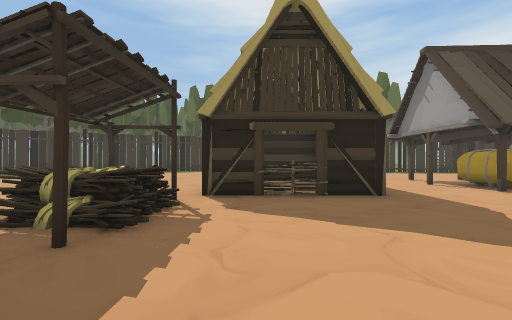
[1] (above)

24 first-person views from a walk through a scene from a Unity 3-D project. The camera is 1.3 m above the floor, looks level and sees 90° across. Doors are open. The floor is counted in squares, 2 m on a side. Each view is taken from the middle of a square. On the plan, view 1 faces up. The plan holds only what a view shows up to about 9 squares ahead; the rest is blank. The place goes on beyond the plan. The player character is not drawn.

[2]
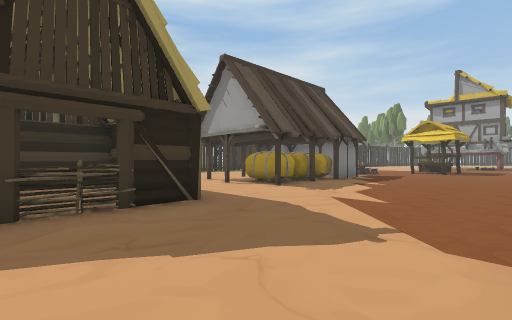

[3]
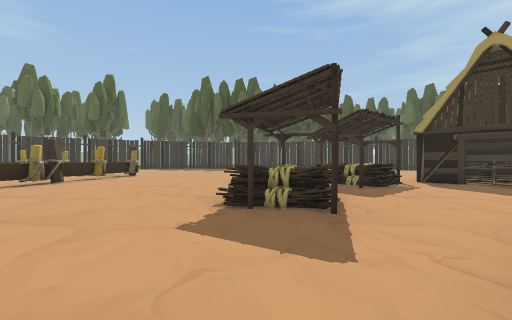

[4]
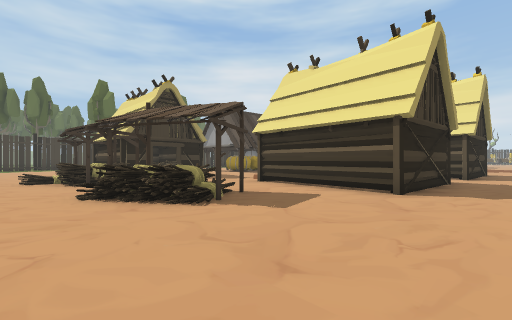

[5]
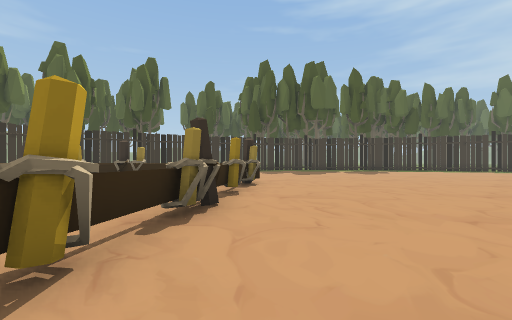

[6]
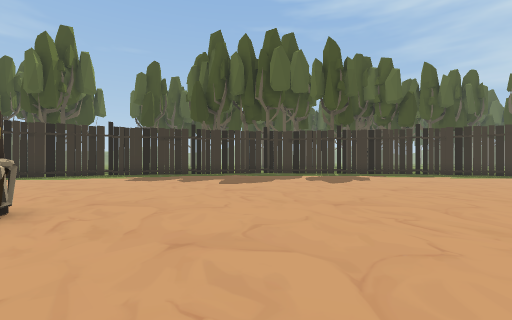

[7]
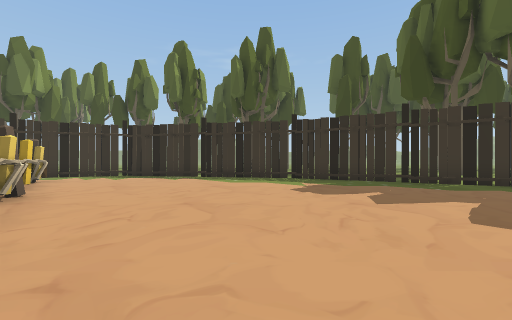

[8]
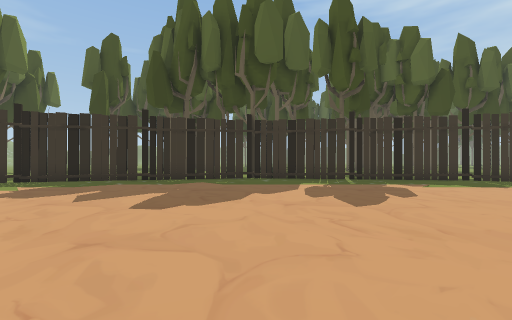

[9]
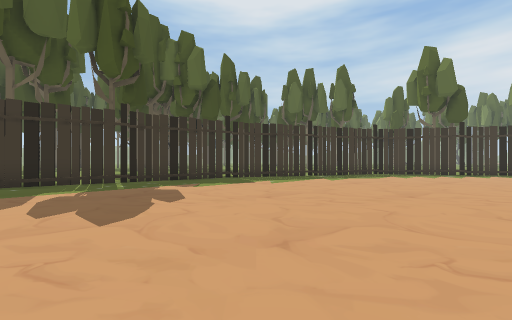

[10]
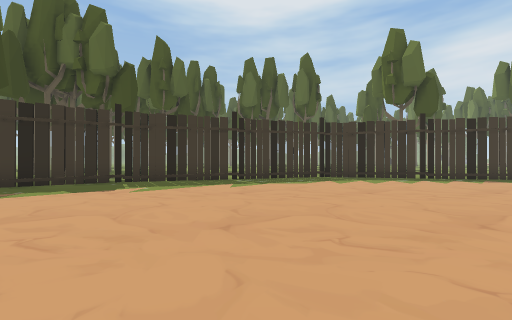

[11]
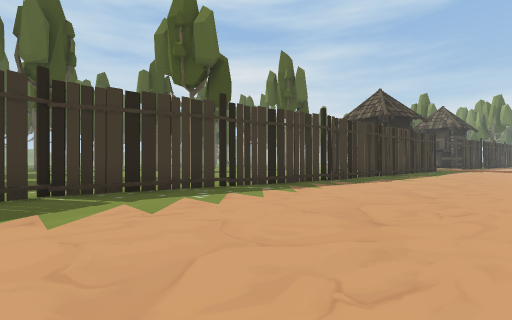

[12]
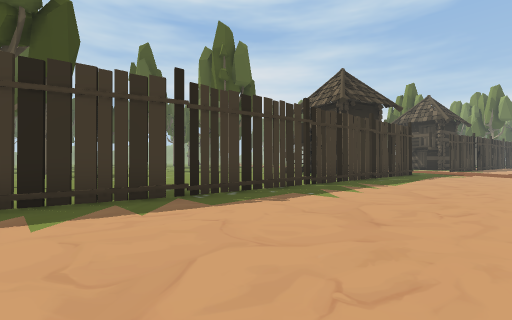

[13]
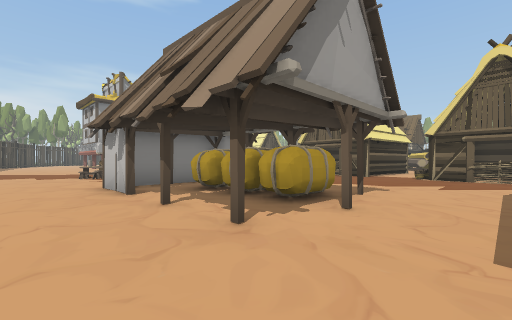

[14]
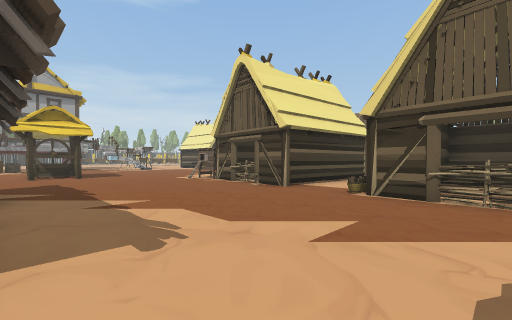

[15]
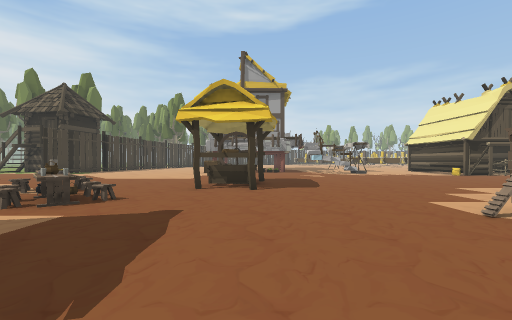

[16]
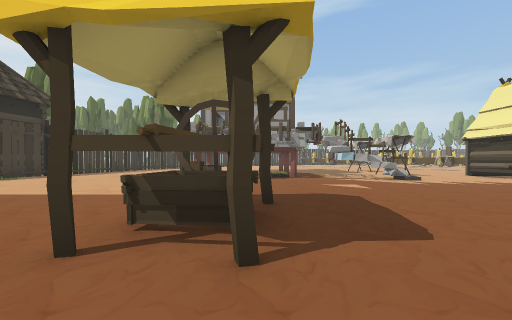

[17]
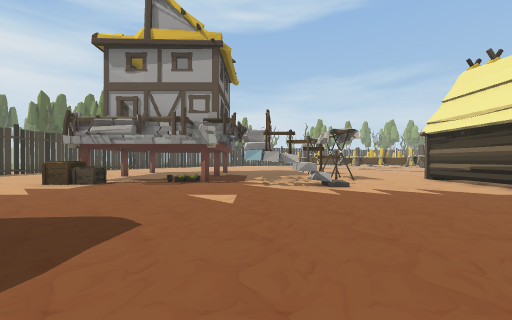

[18]
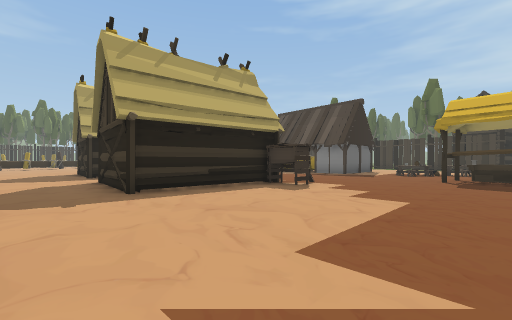

[19]
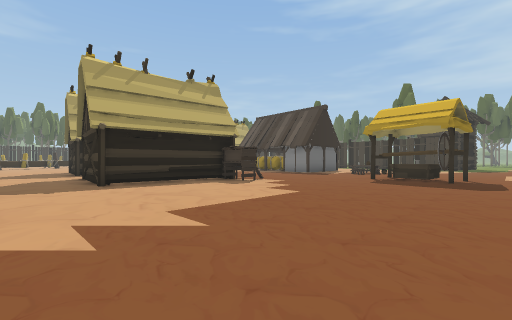

[20]
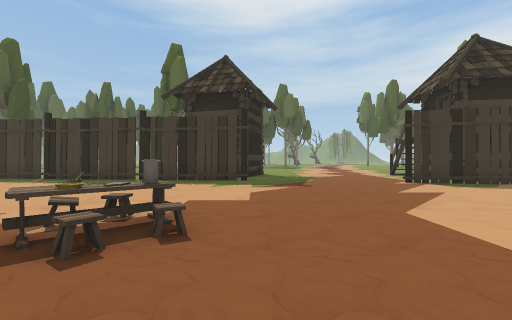

[21]
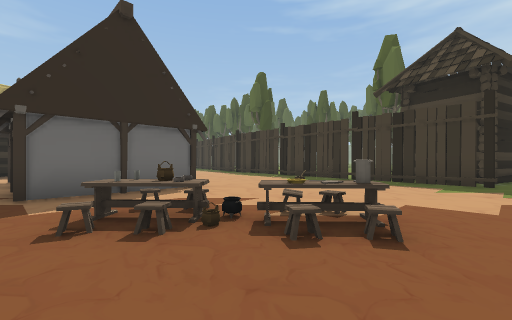

[22]
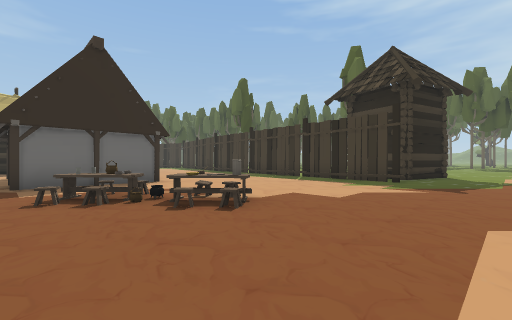

[23]
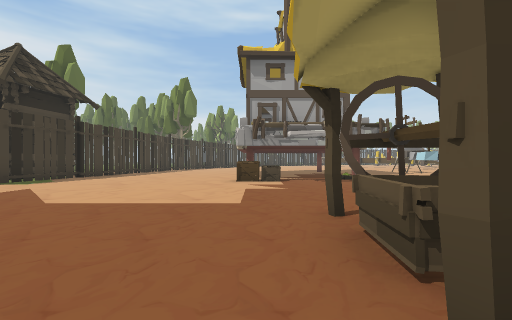

[24]
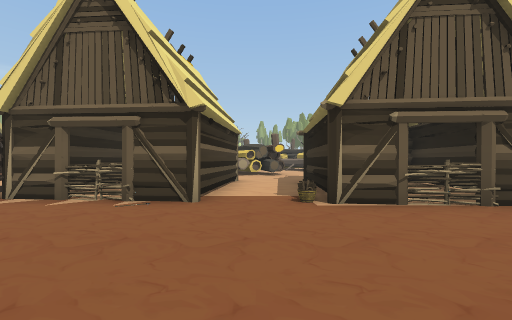

### Floor plan
Key: @ floor where view 1 was taken; # wall or solid block; x gap in a wall; . main floor; : floor 0.25 m higher than the main floor; = window, fence, low wall or low ledge; B building; T tree; A basket; C crate; H house; O other object.
Columns run from 19 left of view 1 to 22 right of it. Each row starts with its distance up from view 1.
 19                      T
 18
 17                 ..
 16                 ###...            #..
 15              ##  .#####..       ###..
 14           ####........#####x### ##...... #
 13     T   .##...................####...... #
 12     T  T##.............................###
 11      .##.................................
 10     T##...................................
  9 TT T##............ BB.....................
  8   T##............. BBB....####...O........
  7   .#............ .B..B..OOOO##.OOO........
  6   ##............ .B..B...OOO##.OO.........
  5   #............. .BBBB..#OO###..........CH
  4  # .............OO#..............==#......
  3  #..............OOO..............#=#......
  2   ..............###......................H
  1  ................x........................
  0  ........O......OOO@.BBBA.BBBBO........HHx
 -1  ......OOO.......#O..B.B..B .BO........HH.
 -2  .....OO  O......O...B.B..B .B..........H.
 -3  ...OO    :O........BBBB..B .B...........O
 -4  ..OO     :O...........B..BBBB............
 -5   .O       :O........................ ....
 -6                       ............... BBBB

Where each view was taken, in squares from view 1:
view 1: 0 up, 0 right, facing up
view 2: 1 up, 0 right, facing up-right
view 3: 4 down, 1 right, facing up-left
view 4: 5 down, 4 left, facing up-right
view 5: 5 down, 5 left, facing up-left
view 6: 0 up, 6 left, facing up-left
view 7: 2 up, 9 left, facing left
view 8: 3 up, 8 left, facing up-left
view 9: 4 up, 8 left, facing up
view 10: 6 up, 5 left, facing up
view 11: 10 up, 3 left, facing up-right
view 12: 10 up, 2 right, facing up-right
view 13: 10 up, 3 right, facing down-right
view 14: 5 up, 3 right, facing down-right
view 15: 3 up, 8 right, facing right
view 16: 3 up, 12 right, facing right
view 17: 0 up, 14 right, facing right
view 18: 6 down, 15 right, facing up-left
view 19: 6 down, 17 right, facing up-left
view 20: 5 up, 15 right, facing up
view 21: 5 up, 15 right, facing up-left
view 22: 5 up, 17 right, facing up-left
view 23: 5 up, 13 right, facing right
view 24: 4 up, 6 right, facing down
